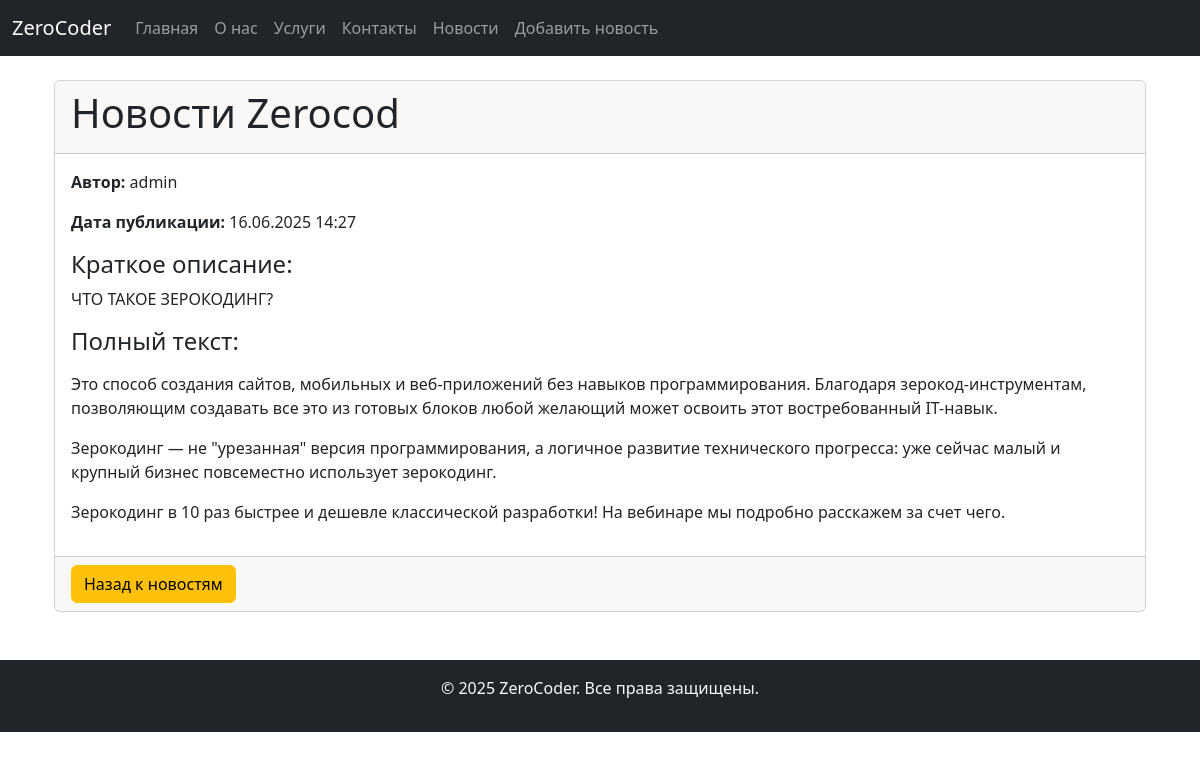
The page /news/2 on the database its author committed.
### news/models.py (models this page shows, shortened)
class News_post(models.Model):
    title = models.CharField('Название новости', max_length=50)
    short_description = models.CharField('Краткое описание новости', max_length=200)
    text = models.TextField('Новость')
    pub_date = models.DateTimeField('Дата публикации')
    author = models.ForeignKey(User, on_delete=models.CASCADE, verbose_name='Автор', null=True, blank=True)
    class Meta:
        verbose_name = 'Новость'
        verbose_name_plural = 'Новости'

### news/views.py (the view)
# urls.py: path('<int:news_id>', views.news_detail, name='news-detail'),
def news_detail(request, news_id):
	news = get_object_or_404(News_post, id=news_id)
	return render(request, 'news/news_detail.html', {'news': news})

### news/templates/news/news_detail.html (shortened to what this page needs)
{% extends 'main/layout.html' %}
{% block content %}
<div class="container mt-4">
    <div class="card">
        <div class="card-header">
            <h1 class="card-title">{{ news.title }}</h1>
        </div>
        <div class="card-body">
            <div class="mb-3">
                <p class="card-text"><strong>Автор:</strong> {{ news.author.username }}</p>
                <p class="card-text"><strong>Дата публикации:</strong> {{ news.pub_date|date:"d.m.Y H:i" }}</p>
            </div>
            <div class="mb-3">
                <h4>Краткое описание:</h4>
                <p class="card-text">{{ news.short_description }}</p>
            </div>
            <div class="mb-3">
                <h4>Полный текст:</h4>
                <p class="card-text">{{ news.text|linebreaks }}</p>
            </div>
        </div>
        <div class="card-footer">
            <a href="{% url 'news_home' %}" class="btn btn-warning">Назад к новостям</a>
        </div>
    </div>
</div>
{% endblock %}

### rows shown on the page
News_post: title "Новости Zerocod", author.username "admin", pub_date "16.06.2025 14:27", short_description "ЧТО ТАКОЕ ЗЕРОКОДИНГ?", text "Это способ создания сайтов, мобильных и веб-приложений без навыков программирования. Благодаря зерокод-инструментам, позволяющим создавать все это из готовых блоков любой желающий может освоить этот востребованный IT-навык. Зерокодинг — не \"урезанная\" версия программирования, а логичное развитие технического прогресса: уже сейчас малый и крупный бизнес повсеместно использует зерокодинг. Зерокодинг в 10 раз быстрее и дешевле классической разработки! На вебинаре мы подробно расскажем за счет чего."
